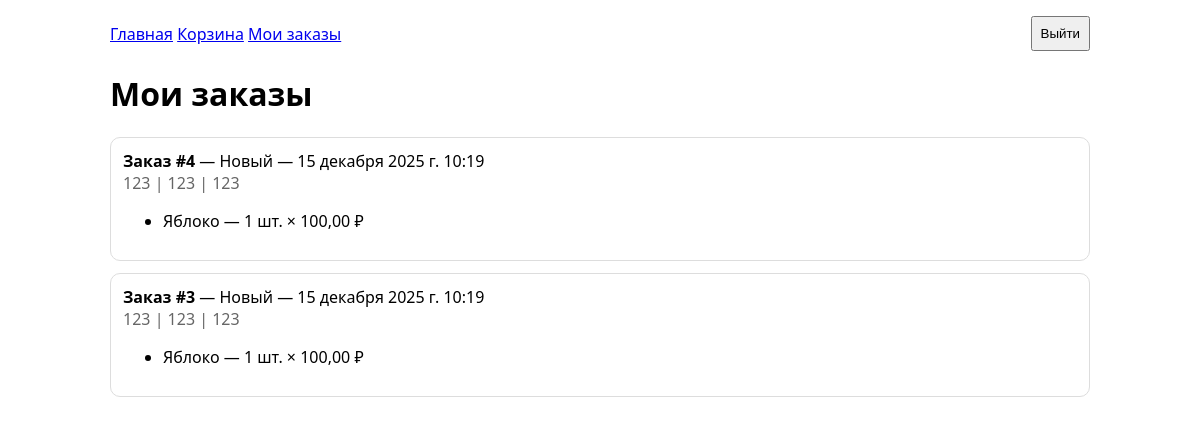
The app's page /my-orders/ (signed in) with its own data.
### shop/models.py (models this page shows, shortened)
class Order(models.Model):
    STATUS_CHOICES = [
        ('NEW', 'Новый'),
        ('PAID', 'Оплачен'),
        ('SHIPPED', 'Отправлен'),
        ('CANCELLED', 'Отменен'),
    ]
    user = models.ForeignKey(User, on_delete=models.SET_NULL, null=True, blank=True, related_name='orders')
    full_name = models.CharField(max_length=150)
    phone = models.CharField(max_length=20)
    address = models.TextField()
    status = models.CharField(max_length=20, choices=STATUS_CHOICES, default='NEW')
    created_at = models.DateTimeField(auto_now_add=True)
    updated_at = models.DateTimeField(auto_now=True)
    class Meta:
        ordering = ['-created_at']

class OrderItem(models.Model):
    order = models.ForeignKey(Order, on_delete=models.CASCADE, related_name='items')
    product = models.ForeignKey(Product, on_delete=models.SET_NULL, null=True)
    quantity = models.IntegerField(default=1)
    price_at_purchase = models.DecimalField(max_digits=10, decimal_places=2)

class Product(models.Model):
    category = models.ForeignKey(Category, on_delete=models.CASCADE, related_name='products')
    name = models.CharField(max_length=200)
    slug = models.SlugField(unique=True)
    price = models.DecimalField(max_digits=10, decimal_places=2)
    description = models.TextField(blank=True)
    image = models.URLField(blank=True)
    stock = models.IntegerField(default=0)
    is_active = models.BooleanField(default=True)
    created_at = models.DateTimeField(auto_now_add=True)
    class Meta:
        ordering = ['-created_at']
        indexes = [
            models.Index(fields=['slug']),
            models.Index(fields=['category']),
        ]

### shop/views.py (the view)
# urls.py: path('my-orders/', views.my_orders, name='orders'),
@login_required
def my_orders(request):
    orders = Order.objects.filter(user=request.user)
    context = {'orders': orders}
    return render(request, 'shop/my_orders.html', context)

### templates/shop/my_orders.html (shortened to what this page needs)
{% extends "shop/base.html" %}
{% block content %}
<h1>Мои заказы</h1>
{% for o in orders %}
  <div class="card" style="margin-bottom:12px;">
    <div><b>Заказ #{{ o.id }}</b> — {{ o.get_status_display }} — {{ o.created_at }}</div>
    <div class="muted">{{ o.full_name }} | {{ o.phone }} | {{ o.address }}</div>
    <ul>
      {% for it in o.items.all %}
        <li>{{ it.product.name }} — {{ it.quantity }} шт. × {{ it.price_at_purchase }} ₽</li>
      {% endfor %}
    </ul>
  </div>
{% empty %}
  <p class="muted">Заказов пока нет</p>
{% endfor %}
{% endblock %}

### templates/shop/base.html (shortened to what this page needs)
<!doctype html>
<html lang="ru">
<head>
</head>
<body>
  <header>
    <div>
      <a href="{% url 'shop:home' %}">Главная</a>
      <a href="{% url 'shop:cart' %}">Корзина</a>
      {% if user.is_authenticated %}
      <a href="{% url 'shop:orders' %}">Мои заказы</a>
      {% endif %}
    </div>
    <div>
      {% if user.is_authenticated %}
      <form action="{% url 'logout' %}" method="post" style="display:inline;">
        <button type="submit">Выйти</button>
      </form>
      {% else %}
      <a href="{% url 'login' %}">Войти</a>
      {% endif %}
    </div>
  </header>
  {% block content %}{% endblock %}
</body>
</html>

### templates/shop/base.html (style rules this page uses)
body { font-family: system-ui, Arial; max-width: 980px; margin: 0 auto; padding: 16px; }
header { display: flex; gap: 12px; align-items: center; justify-content: space-between; margin-bottom: 16px; }
.card { border: 1px solid #ddd; border-radius: 10px; padding: 12px; }
.muted { color: #666; }
input, select, button, textarea { padding: 8px; }

### records on screen
Order: id "4", status "Новый", created_at "15 декабря 2025 г. 10:19", full_name "123", phone "123", address "123"
OrderItem: product.name "Яблоко", quantity "1", price_at_purchase "100,00"
Order: id "3", status "Новый", created_at "15 декабря 2025 г. 10:19", full_name "123", phone "123", address "123"
OrderItem: product.name "Яблоко", quantity "1", price_at_purchase "100,00"
